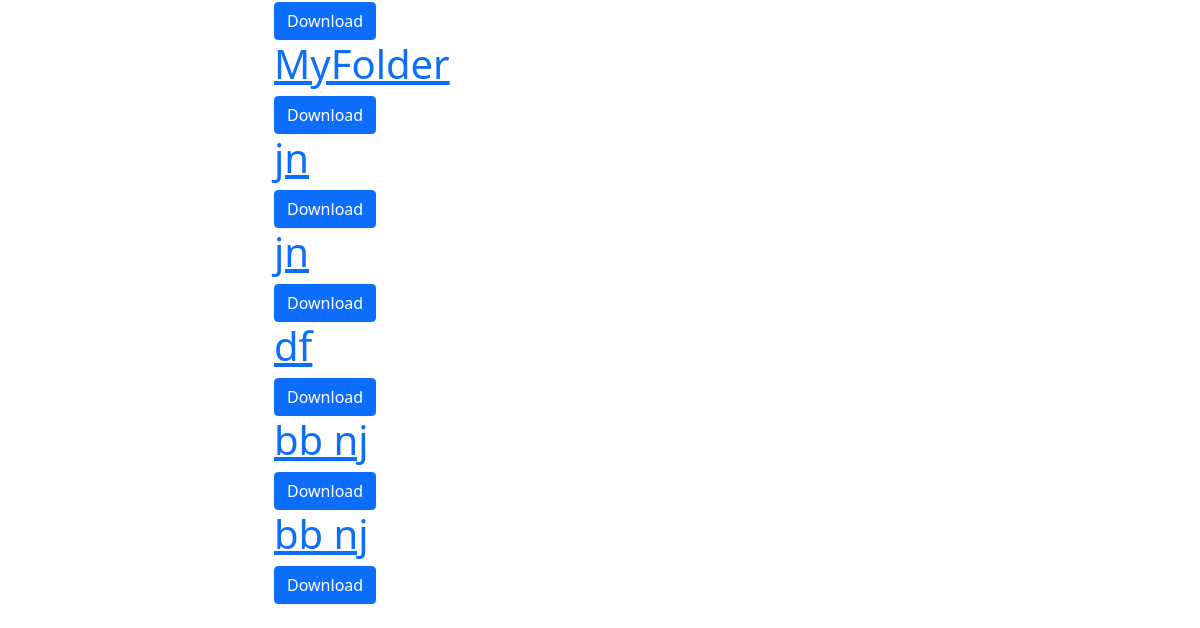
Page /all_users/2 (lower part) on the earlier database version.
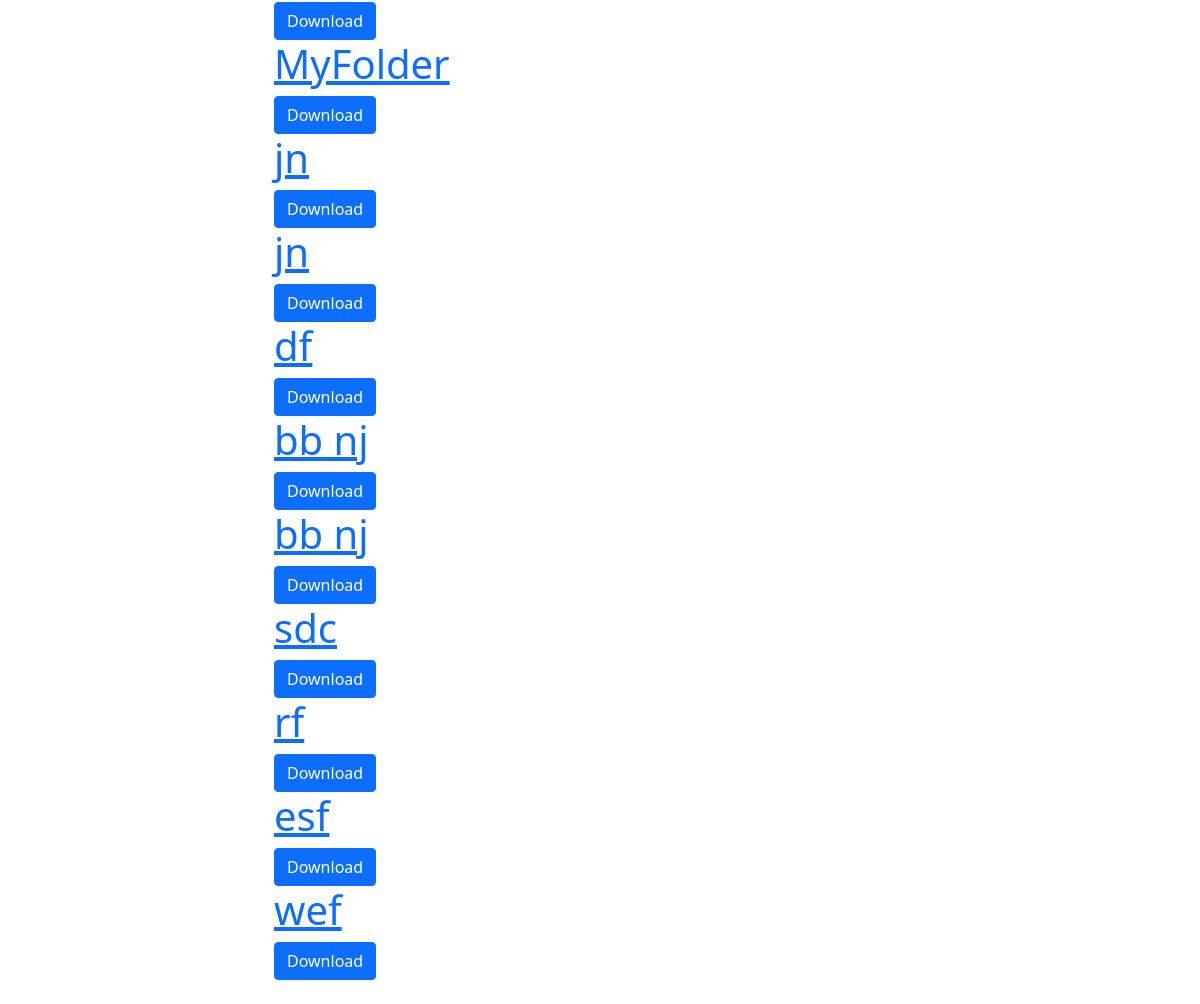
Same page on the later database version.
### root/models.py (models this page shows, shortened)
class Folder(models.Model):
    name = models.CharField(max_length=255)
    user = models.ForeignKey(User, on_delete=models.CASCADE)
    parent_folder = models.ForeignKey('self', on_delete=models.CASCADE, null=True, blank=True)

### root/views.py (the view)
# urls.py: path('all_users/<int:user_id>', MyFileFolderView.as_view(template_name='root/user_repo.html'),name='user_repo'),
class MyFileFolderView(TemplateView):
    template_name = 'root/all_files.html'
    def get_context_data(self, **kwargs):
        context = super().get_context_data(**kwargs)
        folder_id=None
        folder_id = self.kwargs.get('parent_folder_id')
        folderuser=None
        logged_user=None
        logged_user=self.kwargs.get('user_id')
        if logged_user:
            logged_user=self.kwargs.get('user_id')
        elif folder_id:
            folderuser=Folder.objects.get(id=folder_id)
            logged_user=folderuser.user
        else:
            logged_user=self.request.user
        if folder_id:
            files = AllFiles.objects.filter(owner=logged_user,folder=folder_id)
        else:
            files = AllFiles.objects.filter(owner=logged_user, folder=None)
        if folder_id:
            folders = Folder.objects.filter(user=logged_user, parent_folder=folder_id)
        else:
            folders = Folder.objects.filter(user=logged_user, parent_folder=None)
        context['files'] = files
        context['folders'] = folders
        context['folderuser']=logged_user
        return context

### root/templatetags/custom_filters.py (called while the page is built)
@register.filter
def basename(value):
    return os.path.basename(value)

### root/templates/root/user_repo.html (shortened to what this page needs)
{% extends "root/base.html" %} {% load crispy_forms_tags %}
{% load custom_filters %} {% block content %}
{% for post in folders %}
<article class="media content-section">
  <div class="media-body">
    <h1>
      <a class="article-title" href="{% url 'subfolder' post.id %}">{{post.name}}</a>
    </h1>
    <a href="{% url 'download_folder' post.id %}" class="btn btn-primary"
    >Download</a>
  </div>
</article>
{% endfor %}
{% endblock content %}

Differences in the rows shown:
added Folder: name "sdc"
added Folder: name "rf"
added Folder: name "esf"
added Folder: name "wef"
